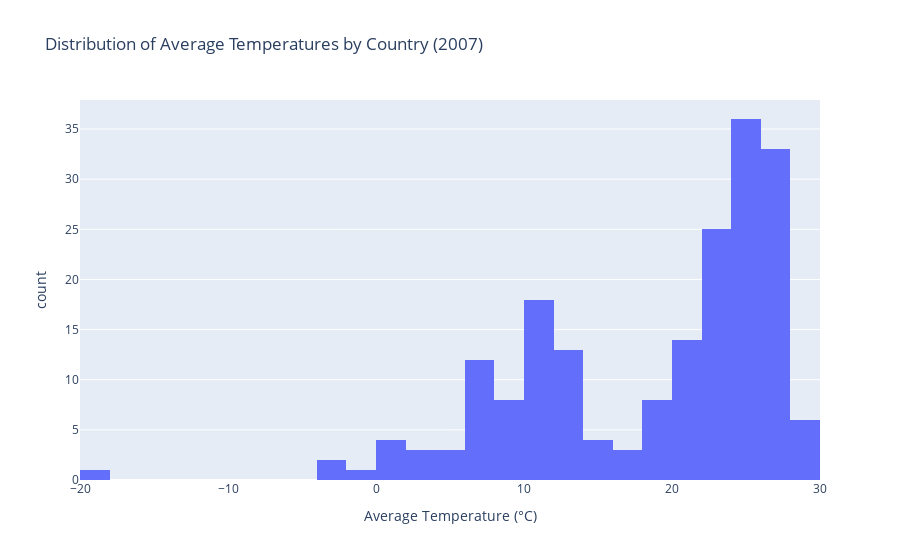

Notebook cell for this chart:
### Markdown cell above
## 3. Bar Plot: Average Temperature by Country
Let's visualize average monthly temperature by country for 2007.

### Code cell
# Get average temperature by country for 2007
temp_by_entity = df_2007.groupby(['Entity', 'Code'])['Monthly average'].mean().reset_index()
temp_by_entity = temp_by_entity[temp_by_entity['Code'].notna() & (temp_by_entity['Entity'] != 'World')]

# temp_by_entity
fig = px.histogram(temp_by_entity, x='Monthly average',
                   title='Distribution of Average Temperatures by Country (2007)',
                   labels={'Monthly average': 'Average Temperature (°C)', 'count': 'Number of Countries'},
                   nbins=30)
fig.show()

# temp_by_entity.columns = ['Entity', 'AvgTemp']
# temp_by_entity = temp_by_entity.sort_values('AvgTemp', ascending=False).head(20)
# fig = px.bar(temp_by_entity, x='AvgTemp', y='Entity',
#              title='Top 20 Countries by Average Temperature (2007)',
#              labels={'AvgTemp': 'Average Temperature (°C)', 'Entity': 'Country'})
# fig.update_layout(height=600, width=1000)
# fig.show()

### Figure 1 — Plotly figure (JSON) as saved in the notebook; plotly's stock layout.template omitted (floating-point values rounded to 4 significant figures; data arrays with more than 128 entries replaced by an {"elided": "..."} marker saying what was removed)
{"data": [{"bingroup": "x", "hovertemplate": "Average Temperature (°C)=%{x}<br>count=%{y}<extra></extra>", "legendgroup": "", "marker": {"color": "#636efa", "pattern": {"shape": ""}}, "name": "", "nbinsx": 30, "orientation": "v", "showlegend": false, "type": "histogram", "x": {"elided": "194 float values"}, "xaxis": "x", "yaxis": "y"}], "layout": {"barmode": "relative", "legend": {"tracegroupgap": 0}, "title": {"text": "Distribution of Average Temperatures by Country (2007)"}, "xaxis": {"anchor": "y", "domain": [0, 1], "title": {"text": "Average Temperature (°C)"}}, "yaxis": {"anchor": "x", "domain": [0, 1], "title": {"text": "count"}}}}
